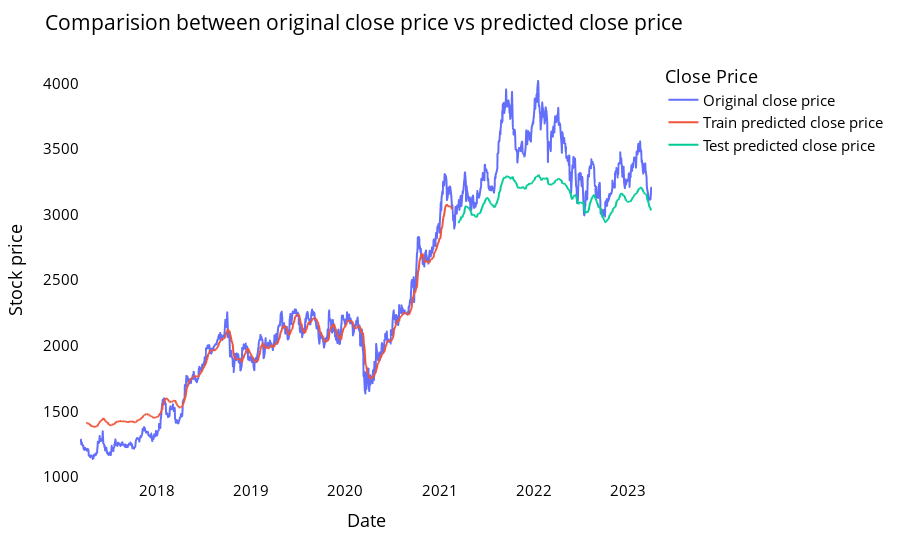

Write notebook code for a chart like this one.
### Code cell
# shift train predictions for plotting

look_back=time_step
trainPredictPlot = np.empty_like(closedf)
trainPredictPlot[:, :] = np.nan
trainPredictPlot[look_back:len(train_predict)+look_back, :] = train_predict
print("Train predicted data: ", trainPredictPlot.shape)

# shift test predictions for plotting
testPredictPlot = np.empty_like(closedf)
testPredictPlot[:, :] = np.nan
testPredictPlot[len(train_predict)+(look_back*2)+1:len(closedf)-1, :] = test_predict
print("Test predicted data: ", testPredictPlot.shape)

names = cycle(['Original close price','Train predicted close price','Test predicted close price'])

plotdf = pd.DataFrame({'date': close_stock['date'],
                       'original_close': close_stock['close'],
                      'train_predicted_close': trainPredictPlot.reshape(1,-1)[0].tolist(),
                      'test_predicted_close': testPredictPlot.reshape(1,-1)[0].tolist()})

fig = px.line(plotdf,x=plotdf['date'], y=[plotdf['original_close'],plotdf['train_predicted_close'],
                                          plotdf['test_predicted_close']],
              labels={'value':'Stock price','date': 'Date'})
fig.update_layout(title_text='Comparision between original close price vs predicted close price',
                  plot_bgcolor='white', font_size=15, font_color='black',legend_title_text='Close Price')
fig.for_each_trace(lambda t:  t.update(name = next(names)))

fig.update_xaxes(showgrid=False)
fig.update_yaxes(showgrid=False)
fig.show()

### Figure 1 — Plotly figure (JSON) as saved in the notebook; plotly's stock layout.template omitted (floating-point values rounded to 4 significant figures; data arrays with more than 128 entries replaced by an {"elided": "..."} marker saying what was removed)
{"data": [{"hovertemplate": "variable=original_close<br>Date=%{x}<br>Stock price=%{y}<extra></extra>", "legendgroup": "original_close", "line": {"color": "#636efa", "dash": "solid"}, "marker": {"symbol": "circle"}, "mode": "lines", "name": "Original close price", "showlegend": true, "type": "scattergl", "x": {"elided": "1500 str values"}, "xaxis": "x", "y": {"elided": "1500 float values"}, "yaxis": "y"}, {"hovertemplate": "variable=train_predicted_close<br>Date=%{x}<br>Stock price=%{y}<extra></extra>", "legendgroup": "train_predicted_close", "line": {"color": "#EF553B", "dash": "solid"}, "marker": {"symbol": "circle"}, "mode": "lines", "name": "Train predicted close price", "showlegend": true, "type": "scattergl", "x": {"elided": "1500 str values"}, "xaxis": "x", "y": {"elided": "1500 float values"}, "yaxis": "y"}, {"hovertemplate": "variable=test_predicted_close<br>Date=%{x}<br>Stock price=%{y}<extra></extra>", "legendgroup": "test_predicted_close", "line": {"color": "#00cc96", "dash": "solid"}, "marker": {"symbol": "circle"}, "mode": "lines", "name": "Test predicted close price", "showlegend": true, "type": "scattergl", "x": {"elided": "1500 str values"}, "xaxis": "x", "y": {"elided": "1500 float values"}, "yaxis": "y"}], "layout": {"font": {"color": "black", "size": 15}, "legend": {"title": {"text": "Close Price"}, "tracegroupgap": 0}, "margin": {"t": 60}, "plot_bgcolor": "white", "title": {"text": "Comparision between original close price vs predicted close price"}, "xaxis": {"anchor": "y", "domain": [0, 1], "showgrid": false, "title": {"text": "Date"}}, "yaxis": {"anchor": "x", "domain": [0, 1], "showgrid": false, "title": {"text": "Stock price"}}}}
